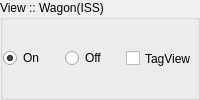
          <widget class="QGroupBox" name="gbWagonIssOption">
           <property name="title">
            <string>View :: Wagon(ISS)</string>
           </property>
           <layout class="QHBoxLayout" name="horizontalLayout_3">
            <property name="spacing">
             <number>0</number>
            </property>
            <property name="sizeConstraint">
             <enum>QLayout::SetMinimumSize</enum>
            </property>
            <property name="margin">
             <number>0</number>
            </property>
            <item>
             <widget class="QRadioButton" name="radioWagonIssViewOn">
              <property name="text">
               <string>On</string>
              </property>
              <property name="checked">
               <bool>true</bool>
              </property>
             </widget>
            </item>
            <item>
             <widget class="QRadioButton" name="radioWagonIssViewOff">
              <property name="text">
               <string>Off</string>
              </property>
              <property name="checked">
               <bool>false</bool>
              </property>
             </widget>
            </item>
            <item>
             <widget class="QCheckBox" name="ckbWagonIssTagView">
              <property name="sizePolicy">
               <sizepolicy hsizetype="Minimum" vsizetype="Minimum">
                <horstretch>0</horstretch>
                <verstretch>0</verstretch>
               </sizepolicy>
              </property>
              <property name="locale">
               <locale language="English" country="UnitedStates"/>
              </property>
              <property name="text">
               <string>TagView</string>
              </property>
             </widget>
            </item>
           </layout>
          </widget>
